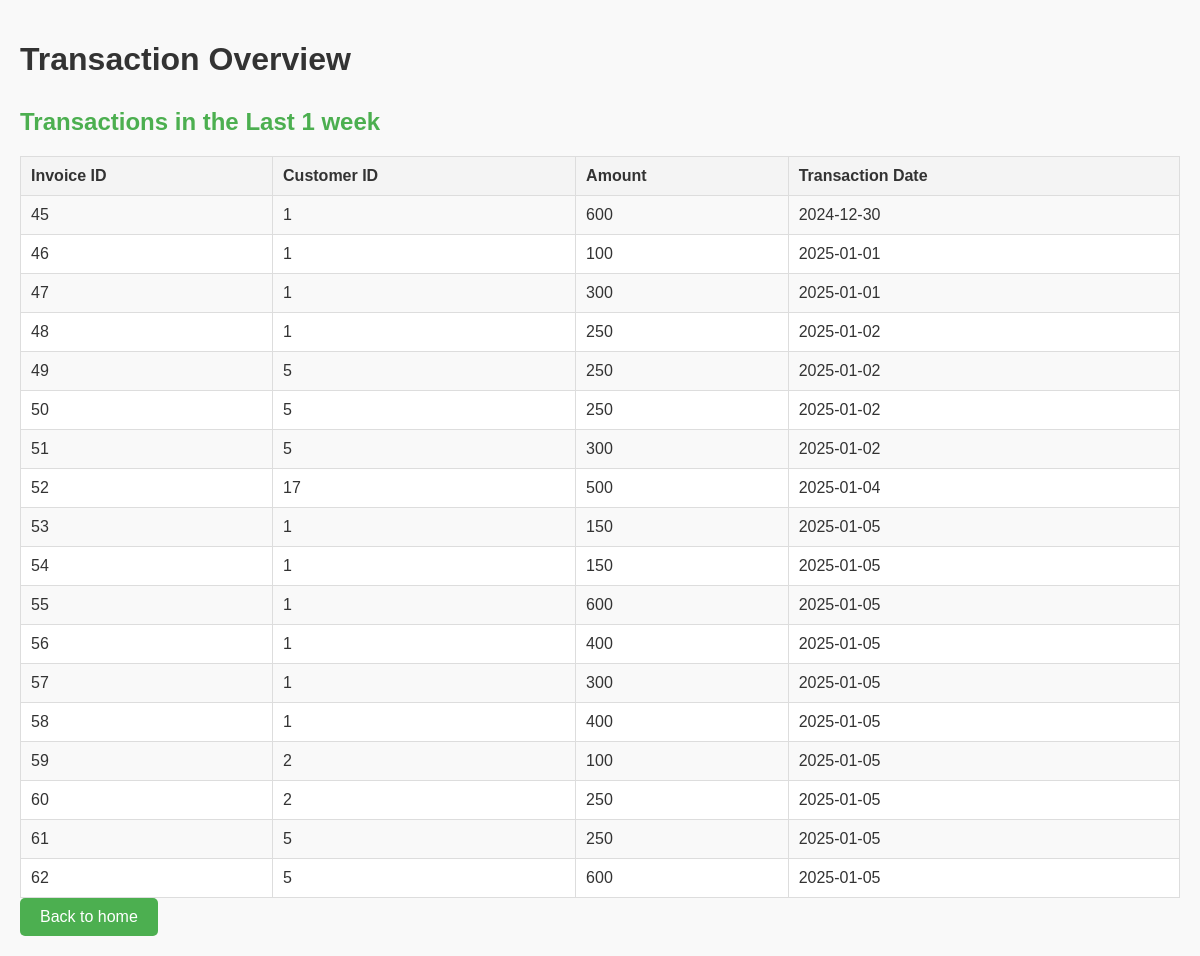
The app's page /week-transactions.php with its own data.
### tables this page shows
CREATE TABLE `invoice` (
  `invoiceID` int(11) NOT NULL,
  `artistID` int(11) DEFAULT NULL,
  `customerID` int(11) DEFAULT NULL,
  `trackID` int(11) DEFAULT NULL,
  `genreID` int(11) DEFAULT NULL,
  `date` date DEFAULT NULL,
  `totalprice` double DEFAULT NULL,
  `paymentmethod` varchar(30) DEFAULT NULL
);

### week-transactions.php (the view, shortened to what this page needs)
<?php
require_once('DBconnect.php');
$currentDateTime = date('Y-m-d');
$yesterdayDateTime = date('Y-m-d', strtotime('-1 week'));
$query = "SELECT * FROM invoice WHERE date BETWEEN '$yesterdayDateTime' AND '$currentDateTime'";
$result = mysqli_query($conn, $query);
function displayTransactions($result, $title) {
    if ($result && mysqli_num_rows($result) > 0) {
        echo "<h2>$title</h2>";
        echo "<table>
                <tr>
                    <th>Invoice ID</th>
                    <th>Customer ID</th>
                    <th>Amount</th>
                    <th>Transaction Date</th>
                </tr>";
        while ($row = mysqli_fetch_assoc($result)) {
            echo "<tr>
                    <td>" . htmlspecialchars($row['invoiceID'], ENT_QUOTES, 'UTF-8') . "</td>
                    <td>" . htmlspecialchars($row['customerID'], ENT_QUOTES, 'UTF-8') . "</td>
                    <td>" . htmlspecialchars($row['totalprice'], ENT_QUOTES, 'UTF-8') . "</td>
                    <td>" . htmlspecialchars($row['date'], ENT_QUOTES, 'UTF-8') . "</td>
                </tr>";
        }
        echo "</table>";
    } else {
        echo "<h2>$title</h2><p>No transactions found.</p>";
    }
}
?>
<!DOCTYPE html>
<html lang="en">
<head>
</head>
<body>
    <h1>Transaction Overview</h1>
    <?php
        displayTransactions($result, "Transactions in the Last 1 week");
    ?>
    <div class='btn-container'>
    <form action='Home-admin.php' method='POST'>
    <button class='back-button' type='submit'>Back to home</button>
    </form></div>
</body>
</html>

### week-transactions.php (style rules this page uses)
body { font-family: Arial, sans-serif; margin: 0; padding: 20px; background-color: #f9f9f9; color: #333; }
h2 { color: #4CAF50; margin-top: 30px; }
table { width: 100%; border-collapse: collapse; margin-top: 15px; background: #fff; }
table th, table td { padding: 10px; border: 1px solid #ddd; text-align: left; }
table th { background-color: #f4f4f4; font-weight: bold; }
table tr:nth-child(even) { background-color: #f9f9f9; }
.back-button { background-color: #4CAF50; color: white; padding: 10px 20px; font-size: 16px; border: none; border-radius: 5px; cursor: pointer; text-align: center; text-decoration: none; }

### records on screen
invoice: invoiceID "45", customerID "1", totalprice "600", date "2024-12-30"
invoice: invoiceID "46", customerID "1", totalprice "100", date "2025-01-01"
invoice: invoiceID "47", customerID "1", totalprice "300", date "2025-01-01"
invoice: invoiceID "48", customerID "1", totalprice "250", date "2025-01-02"
invoice: invoiceID "49", customerID "5", totalprice "250", date "2025-01-02"
invoice: invoiceID "50", customerID "5", totalprice "250", date "2025-01-02"
invoice: invoiceID "51", customerID "5", totalprice "300", date "2025-01-02"
invoice: invoiceID "52", customerID "17", totalprice "500", date "2025-01-04"
invoice: invoiceID "53", customerID "1", totalprice "150", date "2025-01-05"
invoice: invoiceID "54", customerID "1", totalprice "150", date "2025-01-05"
invoice: invoiceID "55", customerID "1", totalprice "600", date "2025-01-05"
invoice: invoiceID "56", customerID "1", totalprice "400", date "2025-01-05"
invoice: invoiceID "57", customerID "1", totalprice "300", date "2025-01-05"
invoice: invoiceID "58", customerID "1", totalprice "400", date "2025-01-05"
invoice: invoiceID "59", customerID "2", totalprice "100", date "2025-01-05"
invoice: invoiceID "60", customerID "2", totalprice "250", date "2025-01-05"
invoice: invoiceID "61", customerID "5", totalprice "250", date "2025-01-05"
invoice: invoiceID "62", customerID "5", totalprice "600", date "2025-01-05"

### other values on screen
$title "Transactions in the Last 1 week"
